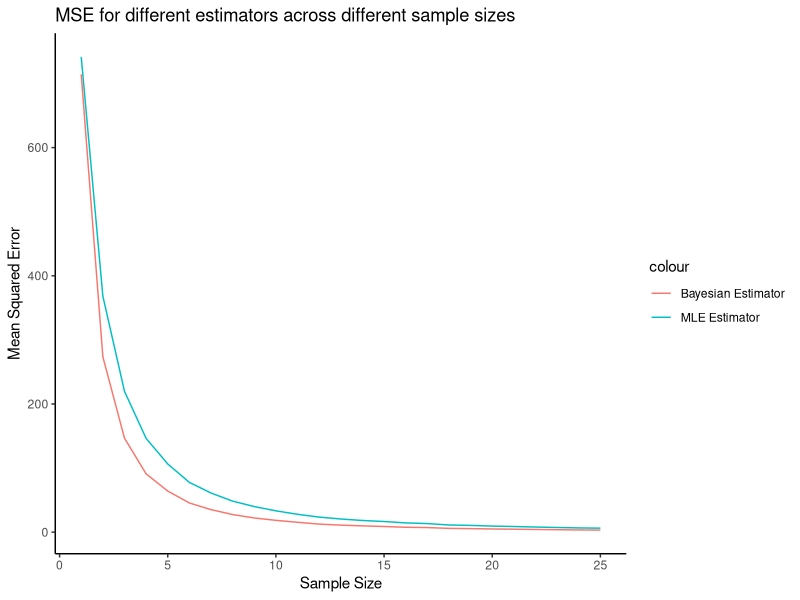
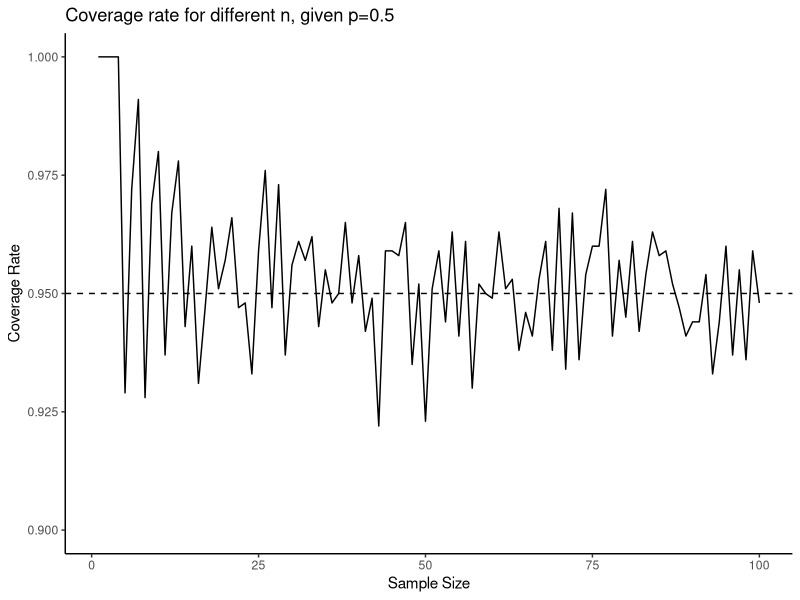
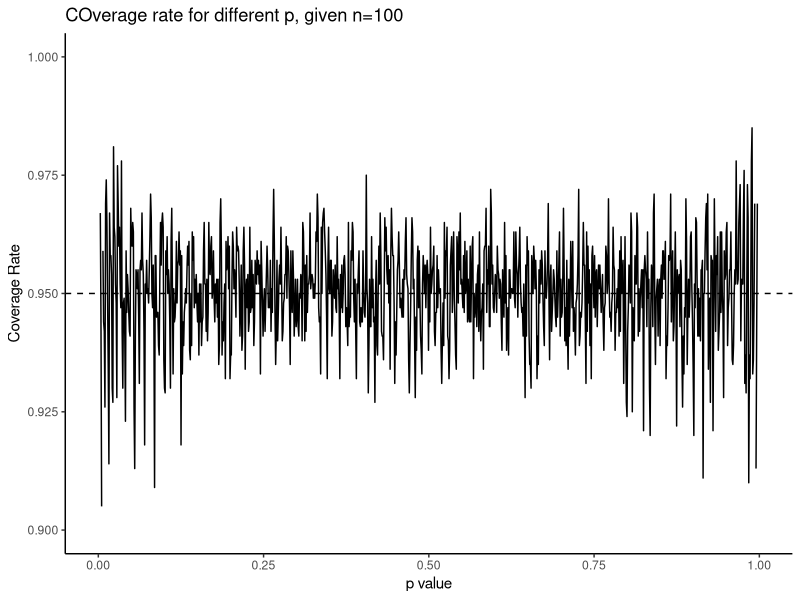

The R source for these figures, in order:
## ---- chunk 1
knitr::opts_chunk$set(echo = TRUE)
knitr::opts_chunk$set(echo = TRUE, fig.align="center")
gc()
ls()
options(digits=4)
require(tidyverse)
set.seed(47)
## ---- chunk 2
theta <- 47
x_0 <- 4
alpha <- 1

MSE_bayes <- MSE_mle <- n_value <- c()

sample_size <- seq(1,25)
for (n in sample_size){
  estimate_mle <- estimate_bayes <- c()
  for (i in c(0:10000)){
    # Generate X_1 , ... , X_n from uniform(0, theta)
    x <- runif(n, 0, theta)
    estimate_mle <- c(estimate_mle, max(x))
    estimate_bayes <- c(estimate_bayes,
                        (alpha + n)*max(c(x_0, x))/(alpha+n-1))
  }
  MSE_mle <- c(MSE_mle, mean((estimate_mle - theta)^2))
  MSE_bayes <- c(MSE_bayes, mean((estimate_bayes - theta)^2))
  n_value <- c(n_value, n)
}

data.frame(MSE_bayes, MSE_mle, n_value) %>%
  ggplot(aes(x=n_value)) +
  geom_line(aes(y=MSE_mle, colour='MLE Estimator')) +
  geom_line(aes(y=MSE_bayes, colour='Bayesian Estimator')) +
  labs(x= 'Sample Size', y='Mean Squared Error',
       title = 'MSE for different estimators across different sample sizes') +
  theme_classic()


## ---- chunk 3
# Graph for different n values.

# definitions for prior
p <- 0.5
alpha <- beta <- 1

#vectors for final storage
coverage_rate <- n_value <- c() 

for (n in seq(1, 100, length.out = 100)){
  coverage <- c()
  for (i in c(1:1000)){
    # draw from the binomial distribution
    x <- sum(rbinom(n, 1, p)) 

    # form credible interval from posterior distribution.
    CI <- qbeta(c(0.025, 0.975), alpha + x, beta + n - x)

    # document coverage
    ifelse(CI[1] < p & p < CI[2],
         coverage <- c(coverage, 1),
         coverage <- c(coverage, 0))
  }
  coverage_rate <- c(coverage_rate, mean(coverage))
  n_value <- c(n_value, n)
}

data.frame(coverage_rate, n_value) %>% 
  ggplot(aes(x=n_value, y=coverage_rate)) +
  geom_hline(yintercept=0.95, linetype='dashed') +
  geom_line() +
  ylim(0.9,1) +
  labs(x= 'Sample Size', y='Coverage Rate',
       title = 'Coverage rate for different n, given p=0.5') +
  theme_classic()


# Graph for different p values.

# definitions for prior
n <- 100
alpha <- beta <- 1

#vectors for final storage
coverage_rate <- p_value <- c() 

for (p in seq(0, 1, length.out = 1000)){
  coverage <- c()
  for (i in c(1:1000)){
    # draw from the binomial distribution
    x <- sum(rbinom(n, 1, p)) 

    # form credible interval from posterior distribution.
    CI <- qbeta(c(0.025, 0.975), alpha + x, beta + n - x)

    # document coverage
    ifelse(CI[1] < p & p < CI[2],
         coverage <- c(coverage, 1),
         coverage <- c(coverage, 0))
  }
  coverage_rate <- c(coverage_rate, mean(coverage))
  p_value <- c(p_value, p)
}

data.frame(coverage_rate, p_value) %>% 
  ggplot(aes(x=p_value, y=coverage_rate)) +
  geom_hline(yintercept=0.95, linetype='dashed') +
  geom_line() +
  ylim(0.9,1) +
  labs(x= 'p value', y='Coverage Rate',
       title = 'COverage rate for different p, given n=100') +
  theme_classic()
## ---- chunk 4
# check average coverage 
mean(coverage_rate)

# Check difference from stated coverage
abs(mean(coverage_rate)-0.95)

# proportion below stated coverage
below_coverage <- ifelse(
  coverage_rate < 0.95,
  1,
  0)
mean(below_coverage)

